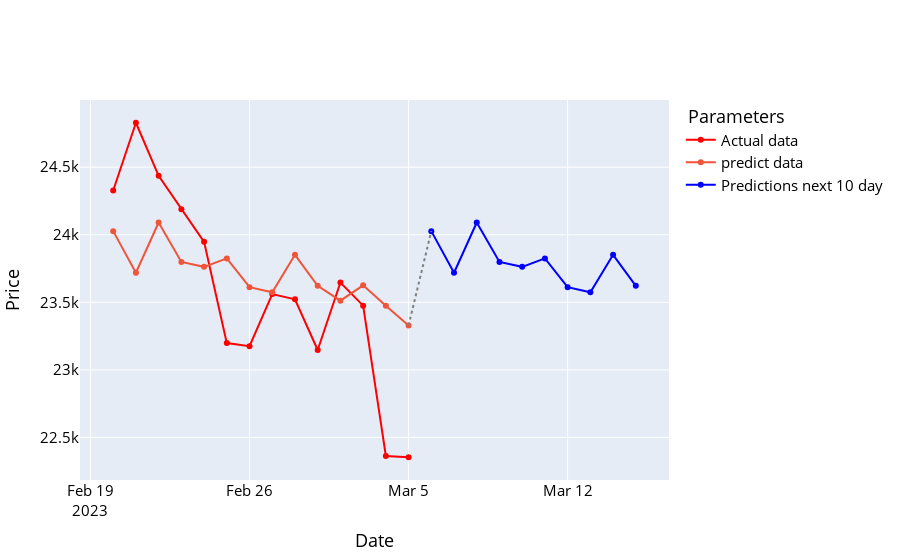

Here is the notebook cell this chart was saved with:
### Code cell
names = cycle(['Predictions next 10 day', 'Actual data '])

fig = go.Figure()

fig.add_trace(go.Scatter(x=y_future_data_new.index, y=y_future_data_new['Adj Close'], name='Actual data ',
                         line=dict(width=2, color='red')))
fig.add_trace(go.Scatter(x=pred_30_new.index, y=pred_30_new['Adj Close'], name='predict data ',
                         line=dict(width=2)))
fig.add_trace(go.Scatter(x=prediction_df_new.index, y=prediction_df_new['Adj Close'], name='Predictions next 10 day',
                         line=dict(width=2, color='blue')))

fig.add_shape(type='line',
              x0=predict_x[-1], y0=predict_y[-1],
              x1=pred_x[0], y1=pred_y[0],
              line=dict(color='grey', width=2, dash='dot'))

fig.update_layout(xaxis_title='Date', yaxis_title='Price',
                  font_size=15, font_color='black', legend_title_text=' Parameters')
fig.show()

### Figure 1 — Plotly figure (JSON) as saved in the notebook; plotly's stock layout.template omitted (floating-point values rounded to 4 significant figures)
{"data": [{"line": {"color": "red", "width": 2}, "name": "Actual data ", "type": "scatter", "x": ["2023-02-20T00:00:00", "2023-02-21T00:00:00", "2023-02-22T00:00:00", "2023-02-23T00:00:00", "2023-02-24T00:00:00", "2023-02-25T00:00:00", "2023-02-26T00:00:00", "2023-02-27T00:00:00", "2023-02-28T00:00:00", "2023-03-01T00:00:00", "2023-03-02T00:00:00", "2023-03-03T00:00:00", "2023-03-04T00:00:00", "2023-03-05T00:00:00"], "y": [24330.0, 24830.0, 24440.0, 24190.0, 23950.0, 23200.0, 23180.0, 23560.0, 23520.0, 23150.0, 23650.0, 23480.0, 22360.0, 22350.0]}, {"line": {"width": 2}, "name": "predict data ", "type": "scatter", "x": ["2023-02-20T00:00:00", "2023-02-21T00:00:00", "2023-02-22T00:00:00", "2023-02-23T00:00:00", "2023-02-24T00:00:00", "2023-02-25T00:00:00", "2023-02-26T00:00:00", "2023-02-27T00:00:00", "2023-02-28T00:00:00", "2023-03-01T00:00:00", "2023-03-02T00:00:00", "2023-03-03T00:00:00", "2023-03-04T00:00:00", "2023-03-05T00:00:00"], "y": [24030.0, 23720.0, 24090.0, 23800.0, 23760.0, 23830.0, 23610.0, 23570.0, 23850.0, 23620.0, 23510.0, 23630.0, 23470.0, 23330.0]}, {"line": {"color": "blue", "width": 2}, "name": "Predictions next 10 day", "type": "scatter", "x": ["2023-03-06T00:00:00", "2023-03-07T00:00:00", "2023-03-08T00:00:00", "2023-03-09T00:00:00", "2023-03-10T00:00:00", "2023-03-11T00:00:00", "2023-03-12T00:00:00", "2023-03-13T00:00:00", "2023-03-14T00:00:00", "2023-03-15T00:00:00"], "y": [24030.0, 23720.0, 24090.0, 23800.0, 23760.0, 23830.0, 23610.0, 23570.0, 23850.0, 23620.0]}], "layout": {"font": {"color": "black", "size": 15}, "legend": {"title": {"text": " Parameters"}}, "shapes": [{"line": {"color": "grey", "dash": "dot", "width": 2}, "type": "line", "x0": "2023-03-05T00:00:00", "x1": "2023-03-06T00:00:00", "y0": 23330.0, "y1": 24030.0}], "xaxis": {"title": {"text": "Date"}}, "yaxis": {"title": {"text": "Price"}}}}
